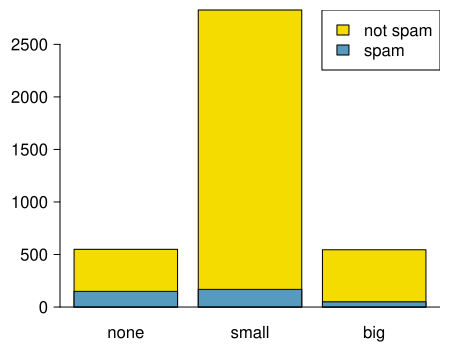

Generate this figure with R:
library(openintro)
data(email)
data(COL)

tab <- table(email[,c('spam', 'number')])[2:1,]
row.names(tab) <- c("spam", "not spam")
tab <- t(tab)

rp <- prop.table(tab, 1)
cp <- prop.table(tab, 2)

myPDF("emailSpamNumberSegBar.pdf", 4.5, 3.5, mar=c(2, 3, 0.5, 0.5), mgp=c(2.2, 0.6, 0))
barplot(apply(tab, 1, sum), col=COL[3])
tabTemp <- tab[,1]
names(tabTemp) <- NULL
barplot(tabTemp, col=COL[1], add=TRUE, axes=FALSE)
abline(h=0)
legend("topright", fill=COL[c(3,1)], legend=c("not spam", "spam"))
dev.off()

myPDF("emailSpamNumberSegBarSta.pdf", 4.5, 3.5, mar=c(2, 2.5, 0.5, 0.5), mgp=c(2.2, 0.6, 0))
barplot(apply(tab, 1, sum)/apply(tab, 1, sum), col=COL[3])
tabTemp <- rp[,1]
names(tabTemp) <- NULL
barplot(tabTemp, col=COL[1], add=TRUE, axes=FALSE)
abline(h=0)
dev.off()
